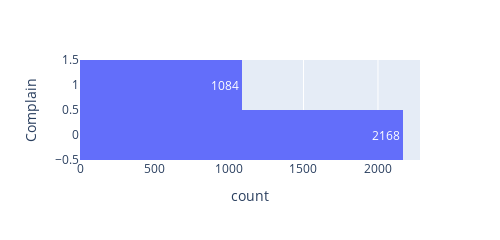

The notebook cell this image was saved under:
### Code cell
catVarResponse(customerDataRes,"Complain",response,2,2)

### Figure 1 — Plotly figure (JSON) as saved in the notebook; plotly's stock layout.template omitted (floating-point values rounded to 4 significant figures; data arrays with more than 128 entries replaced by an {"elided": "..."} marker saying what was removed)
{"data": [{"alignmentgroup": "True", "bingroup": "y", "hovertemplate": "count=%{x}<br>Complain=%{y}<extra></extra>", "legendgroup": "", "marker": {"color": "#636efa", "pattern": {"shape": ""}}, "name": "", "offsetgroup": "", "orientation": "h", "showlegend": false, "texttemplate": "%{value}", "type": "histogram", "xaxis": "x", "y": {"elided": "3252 int values"}, "yaxis": "y"}], "layout": {"barmode": "relative", "height": 210, "legend": {"tracegroupgap": 0}, "margin": {"t": 60}, "width": 500, "xaxis": {"anchor": "y", "domain": [0, 1], "title": {"text": "count"}}, "yaxis": {"anchor": "x", "domain": [0, 1], "title": {"text": "Complain"}}}}
